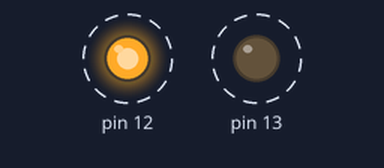
The sketch below on a simulated Arduino Uno, built with avr-gcc and run on an emulated ATmega328P. On the bench: output pins drawn as LEDs (lit = HIGH). Dashed ring = blinking.

Above: at 0.55 s.
Timing chart, 0 to 3.0 s (numbered marks = the images above):
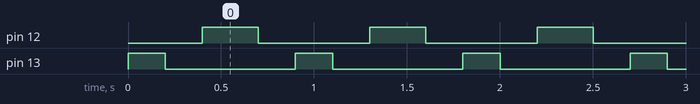

The sketch:

IOT-IC74HC04_Blink_LED.ino
```cpp
void setup()
{
  pinMode(13, OUTPUT);
  pinMode(12, OUTPUT);


}

void loop()
{
  digitalWrite(13, HIGH);
  delay(200);
  digitalWrite(13, LOW);
  delay(200);
  digitalWrite(12, HIGH);
  delay(300);
  digitalWrite(12, LOW);
  delay(200);

  }
```

Measured:
- by itself, pin 12: alternates HIGH for 0.30 s and LOW for 0.60 s
- by itself, pin 13: alternates HIGH for 0.20 s and LOW for 0.70 s
- by itself, everything shown: repeats every 0.90 s, in 4 steps
